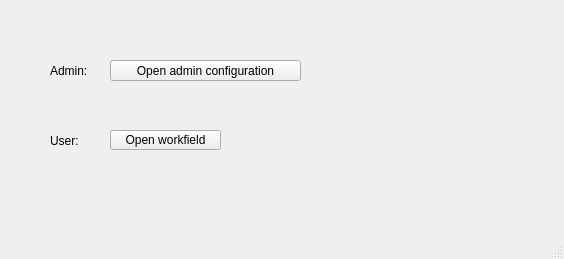
<?xml version="1.0" encoding="UTF-8"?>
<ui version="4.0">
 <class>MainWindow</class>
 <widget class="QMainWindow" name="MainWindow">
  <property name="geometry">
   <rect>
    <x>0</x>
    <y>0</y>
    <width>564</width>
    <height>259</height>
   </rect>
  </property>
  <property name="windowTitle">
   <string>MainWindow</string>
  </property>
  <widget class="QWidget" name="centralwidget">
   <widget class="QPushButton" name="pushButton_3">
    <property name="geometry">
     <rect>
      <x>110</x>
      <y>60</y>
      <width>191</width>
      <height>21</height>
     </rect>
    </property>
    <property name="text">
     <string>Open admin configuration</string>
    </property>
   </widget>
   <widget class="QPushButton" name="pushButton">
    <property name="geometry">
     <rect>
      <x>110</x>
      <y>130</y>
      <width>111</width>
      <height>20</height>
     </rect>
    </property>
    <property name="text">
     <string>Open workfield</string>
    </property>
   </widget>
   <widget class="QLabel" name="label">
    <property name="geometry">
     <rect>
      <x>50</x>
      <y>60</y>
      <width>51</width>
      <height>21</height>
     </rect>
    </property>
    <property name="text">
     <string>Admin:</string>
    </property>
   </widget>
   <widget class="QLabel" name="label_2">
    <property name="geometry">
     <rect>
      <x>50</x>
      <y>130</y>
      <width>41</width>
      <height>21</height>
     </rect>
    </property>
    <property name="text">
     <string>User:</string>
    </property>
   </widget>
  </widget>
  <widget class="QMenuBar" name="menubar">
   <property name="geometry">
    <rect>
     <x>0</x>
     <y>0</y>
     <width>564</width>
     <height>22</height>
    </rect>
   </property>
  </widget>
  <widget class="QStatusBar" name="statusbar"/>
 </widget>
 <resources/>
 <connections/>
</ui>
